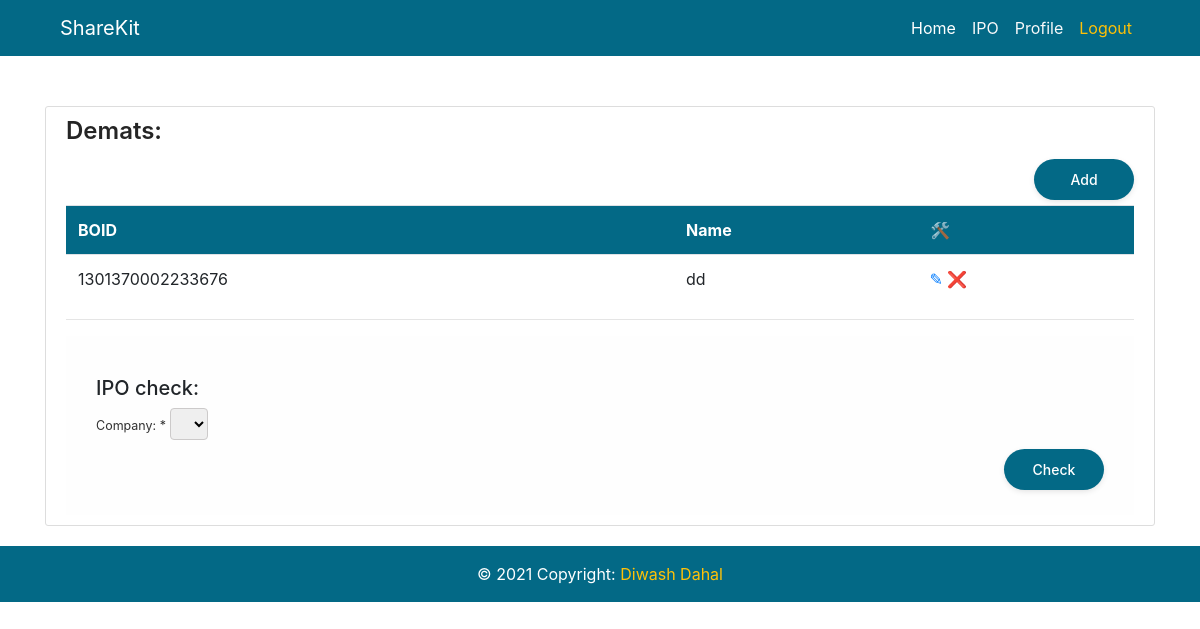
The page /ipo/ (signed in) on the database as committed earlier.
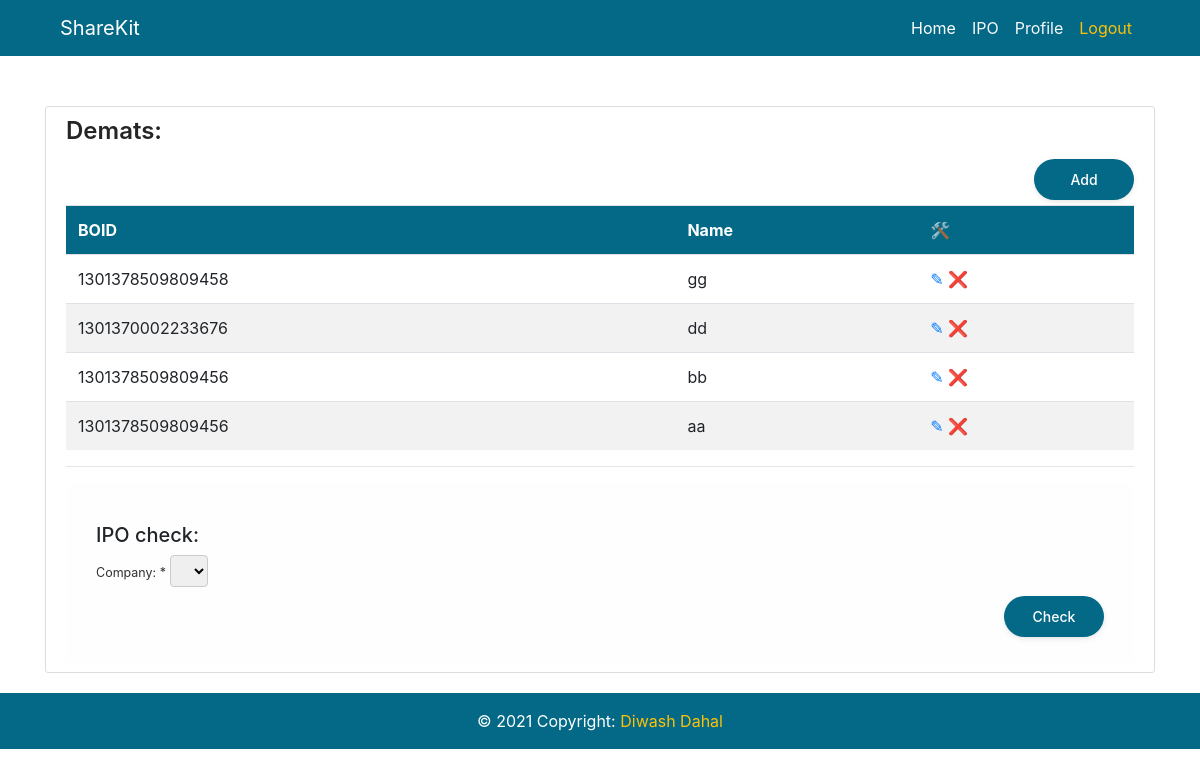
The same page on the database as committed later.
### sharekitapp/models.py (models this page shows, shortened)
class Demat(models.Model):
    boid = models.IntegerField(validators=[
        RegexValidator(
            regex='^1301\d{12}$',
            message='Invalid BOID',
            code='invalid_boid'
            ),
        ]
    )
    name = models.CharField(max_length=50)
    user = models.ForeignKey(User, on_delete=CASCADE)

### sharekitapp/views.py (the view)
# urls.py: path('ipo/', DematListView.as_view(), name="ipo"),
class DematListView(LoginRequiredMixin, ListView):
    model = Demat
    template_name = 'sharekitapp/ipo.html'
    context_object_name = 'demats'
    ordering = ['-id']
    def get_queryset(self):
        return Demat.objects.filter(
            user=self.request.user
        ).order_by('-id')
    def get_context_data(self, **kwargs: any) -> dict[str, any]:
        context = super(DematListView, self).get_context_data(**kwargs)
        context['share_data'] = share_data
        context['form'] = Ipo()
        return context

### sharekitapp/forms.py
class Ipo(forms.Form):
    company = forms.ChoiceField(label="Company: ", choices=companies)

### sharekitapp/templates/sharekitapp/ipo.html (shortened to what this page needs)
{% extends "sharekitapp/base.html" %}
{% load share_filters %}
{% load crispy_forms_tags %}
{% block content %}
<div class="content-section">
    <h4>Demats:</h4>
    <a href="{% url 'add-demat' %}" class="float-right"><button>Add</button></a>
    <table class="table table-striped">
        <tr class="table-head">
            <th>BOID</th>
            <th>Name</th>
            <th>&#128736;</th>
        </tr>
        {% for demat in demats %}
            <tr>
                <td>{{ demat.boid }}</td>
                <td>{{ demat.name }}</td>
                <td>
                    <a href="{% url 'update-demat' demat.id %}">
                        &#9998;
                    </a>
                    <a href="{% url 'delete-demat' demat.id %}">
                        &#10060;
                    </a>
                </td>
            </tr>
        {% endfor %}
    </table><hr>
    <form class="log-in" method="POST" action="{% url 'ipo-result' %}">
        <h5>IPO check:</h5>
        {{ form|crispy }}
        <button type="submit">Check</button>
    </form>
</div>
{% endblock %}

### sharekitapp/templates/sharekitapp/base.html (shortened to what this page needs)
{% load static %}
<!doctype html>
<html lang="en">
<head>
    <link rel="stylesheet" href="https://stackpath.bootstrapcdn.com/bootstrap/4.3.1/css/bootstrap.min.css">
    <link rel="stylesheet" href="{% static 'sharekitapp/style.css' %}">
</head>
<body>
    <nav class="navbar navbar-expand-lg navbar-dark top-nav" id="navigation">
        <a class="navbar-brand" href="{% url 'home' %}">ShareKit</a>
        <div class="collapse navbar-collapse" id="navbarNav">
        <ul class="navbar-nav ml-auto">
            <li class="nav-item">
                <a class="nav-link text-white" href="{% url 'home' %}">Home</a>
            </li>
            <li class="nav-item">
                <a class="nav-link text-light" href="{% url 'ipo' %}">IPO</a>
            </li>
            <li class="nav-item">
                <a class="nav-link text-light" href="{% url 'profile' %}">Profile</a>
            </li>
            <li class="nav-item">
                <a class="nav-link text-warning" href="{% url 'logout' %}">Logout</a>
            </li>
        </ul>
        </div>
    </nav>
    <div class="container">
        {% block content %}{% endblock %}
    </div>
    <footer class="page-footer font-small blue">
        <div class="footer-copyright text-center py-3 ">© 2021 Copyright:
        <a href="https://www.diwashdahal.com.np" class="text-warning" target="_blank">Diwash Dahal</a>
        </div>
    </footer>
</body>
</html>

### sharekitapp/static/sharekitapp/style.css (style rules this page uses)
:root { --clr: #036986; }
h4 { font-size: 24px; font-weight: 600; color: #000; opacity: 0.85; }
label { font-size: 12.5px; color: #000; opacity: 0.8; font-weight: 400; }
form { padding: 40px 30px; background: #fefefe; display: flex; flex-direction: column; align-items: flex-start; padding-bottom: 20px; }
button { -webkit-appearance: none; width: auto; min-width: 100px; border-radius: 24px; text-align: center; padding: 10px; margin-top: 5px; margin-bottom: 5px; background-color: var(--clr); color: #fff; font-size: 14px; margin-left: auto; font-weight: 500; box-shadow: 0px 2px 6px -1px rgba(0, 0, 0, 0.13); border: none; transition: all 0.3s ease; outline: 0; }
.select { border: 1px solid rgb(204, 202, 202); border-radius: 0.25em; padding: 0.25em 0.5em; cursor: pointer; line-height: 1.1; }
.top-nav { background-color: var(--clr); padding-left: 5%; padding-right: 5%; }
.content-section { margin-top:50px; background: #ffffff; padding: 10px 20px; border: 1px solid #dddddd; border-radius: 3px; margin-bottom: 20px; overflow: auto; }
.table-head, footer { background-color: var(--clr) !important; color: white; }

Rows that differ between the two databases and show on the page:
added Demat: boid "1301378509809458", name "gg"
added Demat: boid "1301378509809456", name "bb"
added Demat: boid "1301378509809456", name "aa"
